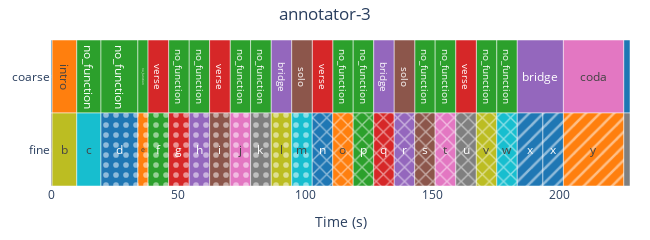
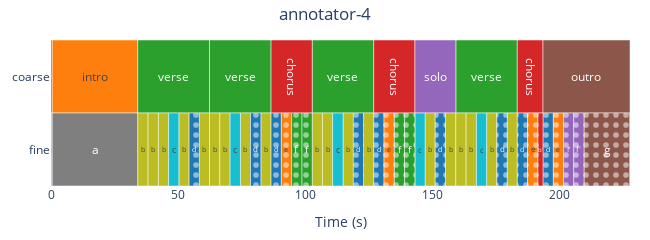

The notebook cell saved with these charts, in order:
### Code cell
for ref in track.refs.values():
    ref.plot().show()

### Figure 1 — Plotly figure (JSON) as saved in the notebook; plotly's stock layout.template omitted (floating-point values rounded to 4 significant figures)
{"data": [{"base": [0, 225.3], "customdata": ["<b>silence</b><br>Layer: coarse<br>Start: 0.000s<br>End: 0.447s<br>Duration: 0.447s", "<b>silence</b><br>Layer: coarse<br>Start: 225.313s<br>End: 227.803s<br>Duration: 2.491s"], "hovertemplate": "%{customdata}<extra></extra>", "insidetextanchor": "middle", "marker": {"color": "#1F77B4", "line": {"color": "white", "width": 0.5}, "pattern": {"fgcolor": "white", "fgopacity": 0.5, "shape": "", "solidity": 0.25}}, "name": "silence", "orientation": "h", "showlegend": true, "text": ["silence", "silence"], "textposition": "inside", "type": "bar", "width": 1, "x": [0.447, 2.491], "y": ["coarse", "coarse"]}, {"base": [0.447], "customdata": ["<b>intro</b><br>Layer: coarse<br>Start: 0.447s<br>End: 10.136s<br>Duration: 9.689s"], "hovertemplate": "%{customdata}<extra></extra>", "insidetextanchor": "middle", "marker": {"color": "#FF7F0E", "line": {"color": "white", "width": 0.5}, "pattern": {"fgcolor": "white", "fgopacity": 0.5, "shape": "", "solidity": 0.25}}, "name": "intro", "orientation": "h", "showlegend": true, "text": ["intro"], "textposition": "inside", "type": "bar", "width": 1, "x": [9.689], "y": ["coarse"]}, {"base": [10.14, 19.66, 34.18, 46.27, 54.38, 70.48, 78.53, 110.8, 118.9, 143.1, 151.2, 167.3, 175.4], "customdata": ["<b>no_function</b><br>Layer: coarse<br>Start: 10.136s<br>End: 19.661s<br>Duration: 9.525s", "<b>no_function</b><br>Layer: coarse<br>Start: 19.661s<br>End: 34.178s<br>Duration: 14.517s", "<b>no_function</b><br>Layer: coarse<br>Start: 34.178s<br>End: 38.187s<br>Duration: 4.009s", "<b>no_function</b><br>Layer: coarse<br>Start: 46.268s<br>End: 54.382s<br>Duration: 8.114s", "<b>no_function</b><br>Layer: coarse<br>Start: 54.382s<br>End: 62.406s<br>Duration: 8.024s", "<b>no_function</b><br>Layer: coarse<br>Start: 70.480s<br>End: 78.528s<br>Duration: 8.048s", "<b>no_function</b><br>Layer: coarse<br>Start: 78.528s<br>End: 86.662s<br>Duration: 8.134s", "<b>no_function</b><br>Layer: coarse<br>Start: 110.847s<br>End: 118.899s<br>Duration: 8.052s", "<b>no_function</b><br>Layer: coarse<br>Start: 118.899s<br>End: 126.972s<br>Duration: 8.072s", "<b>no_function</b><br>Layer: coarse<br>Start: 143.102s<br>End: 151.150s<br>Duration: 8.048s", "<b>no_function</b><br>Layer: coarse<br>Start: 151.150s<br>End: 159.270s<br>Duration: 8.120s", "<b>no_function</b><br>Layer: coarse<br>Start: 167.337s<br>End: 175.399s<br>Duration: 8.061s", "<b>no_function</b><br>Layer: coarse<br>Start: 175.399s<br>End: 183.454s<br>Duration: 8.056s"], "hovertemplate": "%{customdata}<extra></extra>", "insidetextanchor": "middle", "marker": {"color": "#2CA02C", "line": {"color": "white", "width": 0.5}, "pattern": {"fgcolor": "white", "fgopacity": 0.5, "shape": "", "solidity": 0.25}}, "name": "no_function", "orientation": "h", "showlegend": true, "text": ["no_function", "no_function", "no_function", "no_function", "no_function", "no_function", "no_function", "no_function", "no_function", "no_function", "no_function", "no_function", "no_function"], "textposition": "inside", "type": "bar", "width": 1, "x": [9.525, 14.52, 4.009, 8.114, 8.024, 8.048, 8.134, 8.052, 8.072, 8.048, 8.12, 8.061, 8.056], "y": ["coarse", "coarse", "coarse", "coarse", "coarse", "coarse", "coarse", "coarse", "coarse", "coarse", "coarse", "coarse", "coarse"]}, {"base": [38.19, 62.41, 102.8, 159.3], "customdata": ["<b>verse</b><br>Layer: coarse<br>Start: 38.187s<br>End: 46.268s<br>Duration: 8.081s", "<b>verse</b><br>Layer: coarse<br>Start: 62.406s<br>End: 70.480s<br>Duration: 8.073s", "<b>verse</b><br>Layer: coarse<br>Start: 102.774s<br>End: 110.847s<br>Duration: 8.073s", "<b>verse</b><br>Layer: coarse<br>Start: 159.270s<br>End: 167.337s<br>Duration: 8.067s"], "hovertemplate": "%{customdata}<extra></extra>", "insidetextanchor": "middle", "marker": {"color": "#D62728", "line": {"color": "white", "width": 0.5}, "pattern": {"fgcolor": "white", "fgopacity": 0.5, "shape": "", "solidity": 0.25}}, "name": "verse", "orientation": "h", "showlegend": true, "text": ["verse", "verse", "verse", "verse"], "textposition": "inside", "type": "bar", "width": 1, "x": [8.081, 8.073, 8.073, 8.067], "y": ["coarse", "coarse", "coarse", "coarse"]}, {"base": [86.66, 127.0, 183.5], "customdata": ["<b>bridge</b><br>Layer: coarse<br>Start: 86.662s<br>End: 94.711s<br>Duration: 8.049s", "<b>bridge</b><br>Layer: coarse<br>Start: 126.972s<br>End: 135.038s<br>Duration: 8.067s", "<b>bridge</b><br>Layer: coarse<br>Start: 183.454s<br>End: 201.598s<br>Duration: 18.144s"], "hovertemplate": "%{customdata}<extra></extra>", "insidetextanchor": "middle", "marker": {"color": "#9467BD", "line": {"color": "white", "width": 0.5}, "pattern": {"fgcolor": "white", "fgopacity": 0.5, "shape": "", "solidity": 0.25}}, "name": "bridge", "orientation": "h", "showlegend": true, "text": ["bridge", "bridge", "bridge"], "textposition": "inside", "type": "bar", "width": 1, "x": [8.049, 8.067, 18.14], "y": ["coarse", "coarse", "coarse"]}, {"base": [94.71, 135.0], "customdata": ["<b>solo</b><br>Layer: coarse<br>Start: 94.711s<br>End: 102.774s<br>Duration: 8.063s", "<b>solo</b><br>Layer: coarse<br>Start: 135.038s<br>End: 143.102s<br>Duration: 8.064s"], "hovertemplate": "%{customdata}<extra></extra>", "insidetextanchor": "middle", "marker": {"color": "#8C564B", "line": {"color": "white", "width": 0.5}, "pattern": {"fgcolor": "white", "fgopacity": 0.5, "shape": "", "solidity": 0.25}}, "name": "solo", "orientation": "h", "showlegend": true, "text": ["solo", "solo"], "textposition": "inside", "type": "bar", "width": 1, "x": [8.063, 8.064], "y": ["coarse", "coarse"]}, {"base": [201.6], "customdata": ["<b>coda</b><br>Layer: coarse<br>Start: 201.598s<br>End: 225.313s<br>Duration: 23.715s"], "hovertemplate": "%{customdata}<extra></extra>", "insidetextanchor": "middle", "marker": {"color": "#E377C2", "line": {"color": "white", "width": 0.5}, "pattern": {"fgcolor": "white", "fgopacity": 0.5, "shape": "", "solidity": 0.25}}, "name": "coda", "orientation": "h", "showlegend": true, "text": ["coda"], "textposition": "inside", "type": "bar", "width": 1, "x": [23.71], "y": ["coarse"]}, {"base": [0, 225.3], "customdata": ["<b>Silence</b><br>Layer: fine<br>Start: 0.000s<br>End: 0.447s<br>Duration: 0.447s", "<b>Silence</b><br>Layer: fine<br>Start: 225.313s<br>End: 227.803s<br>Duration: 2.491s"], "hovertemplate": "%{customdata}<extra></extra>", "insidetextanchor": "middle", "marker": {"color": "#7F7F7F", "line": {"color": "white", "width": 0.5}, "pattern": {"fgcolor": "white", "fgopacity": 0.5, "shape": "", "solidity": 0.25}}, "name": "Silence", "orientation": "h", "showlegend": true, "text": ["Silence", "Silence"], "textposition": "inside", "type": "bar", "width": 1, "x": [0.447, 2.491], "y": ["fine", "fine"]}, {"base": [0.447], "customdata": ["<b>b</b><br>Layer: fine<br>Start: 0.447s<br>End: 10.136s<br>Duration: 9.689s"], "hovertemplate": "%{customdata}<extra></extra>", "insidetextanchor": "middle", "marker": {"color": "#BCBD22", "line": {"color": "white", "width": 0.5}, "pattern": {"fgcolor": "white", "fgopacity": 0.5, "shape": "", "solidity": 0.25}}, "name": "b", "orientation": "h", "showlegend": true, "text": ["b"], "textposition": "inside", "type": "bar", "width": 1, "x": [9.689], "y": ["fine"]}, {"base": [10.14], "customdata": ["<b>c</b><br>Layer: fine<br>Start: 10.136s<br>End: 19.661s<br>Duration: 9.525s"], "hovertemplate": "%{customdata}<extra></extra>", "insidetextanchor": "middle", "marker": {"color": "#17BECF", "line": {"color": "white", "width": 0.5}, "pattern": {"fgcolor": "white", "fgopacity": 0.5, "shape": "", "solidity": 0.25}}, "name": "c", "orientation": "h", "showlegend": true, "text": ["c"], "textposition": "inside", "type": "bar", "width": 1, "x": [9.525], "y": ["fine"]}, {"base": [19.66], "customdata": ["<b>d</b><br>Layer: fine<br>Start: 19.661s<br>End: 34.178s<br>Duration: 14.517s"], "hovertemplate": "%{customdata}<extra></extra>", "insidetextanchor": "middle", "marker": {"color": "#1F77B4", "line": {"color": "white", "width": 0.5}, "pattern": {"fgcolor": "white", "fgopacity": 0.5, "shape": ".", "solidity": 0.25}}, "name": "d", "orientation": "h", "showlegend": true, "text": ["d"], "textposition": "inside", "type": "bar", "width": 1, "x": [14.52], "y": ["fine"]}, {"base": [34.18], "customdata": ["<b>e</b><br>Layer: fine<br>Start: 34.178s<br>End: 38.187s<br>Duration: 4.009s"], "hovertemplate": "%{customdata}<extra></extra>", "insidetextanchor": "middle", "marker": {"color": "#FF7F0E", "line": {"color": "white", "width": 0.5}, "pattern": {"fgcolor": "white", "fgopacity": 0.5, "shape": ".", "solidity": 0.25}}, "name": "e", "orientation": "h", "showlegend": true, "text": ["e"], "textposition": "inside", "type": "bar", "width": 1, "x": [4.009], "y": ["fine"]}, {"base": [38.19], "customdata": ["<b>f</b><br>Layer: fine<br>Start: 38.187s<br>End: 46.268s<br>Duration: 8.081s"], "hovertemplate": "%{customdata}<extra></extra>", "insidetextanchor": "middle", "marker": {"color": "#2CA02C", "line": {"color": "white", "width": 0.5}, "pattern": {"fgcolor": "white", "fgopacity": 0.5, "shape": ".", "solidity": 0.25}}, "name": "f", "orientation": "h", "showlegend": true, "text": ["f"], "textposition": "inside", "type": "bar", "width": 1, "x": [8.081], "y": ["fine"]}, {"base": [46.27], "customdata": ["<b>g</b><br>Layer: fine<br>Start: 46.268s<br>End: 54.382s<br>Duration: 8.114s"], "hovertemplate": "%{customdata}<extra></extra>", "insidetextanchor": "middle", "marker": {"color": "#D62728", "line": {"color": "white", "width": 0.5}, "pattern": {"fgcolor": "white", "fgopacity": 0.5, "shape": ".", "solidity": 0.25}}, "name": "g", "orientation": "h", "showlegend": true, "text": ["g"], "textposition": "inside", "type": "bar", "width": 1, "x": [8.114], "y": ["fine"]}, {"base": [54.38], "customdata": ["<b>h</b><br>Layer: fine<br>Start: 54.382s<br>End: 62.406s<br>Duration: 8.024s"], "hovertemplate": "%{customdata}<extra></extra>", "insidetextanchor": "middle", "marker": {"color": "#9467BD", "line": {"color": "white", "width": 0.5}, "pattern": {"fgcolor": "white", "fgopacity": 0.5, "shape": ".", "solidity": 0.25}}, "name": "h", "orientation": "h", "showlegend": true, "text": ["h"], "textposition": "inside", "type": "bar", "width": 1, "x": [8.024], "y": ["fine"]}, {"base": [62.41], "customdata": ["<b>i</b><br>Layer: fine<br>Start: 62.406s<br>End: 70.480s<br>Duration: 8.073s"], "hovertemplate": "%{customdata}<extra></extra>", "insidetextanchor": "middle", "marker": {"color": "#8C564B", "line": {"color": "white", "width": 0.5}, "pattern": {"fgcolor": "white", "fgopacity": 0.5, "shape": ".", "solidity": 0.25}}, "name": "i", "orientation": "h", "showlegend": true, "text": ["i"], "textposition": "inside", "type": "bar", "width": 1, "x": [8.073], "y": ["fine"]}, {"base": [70.48], "customdata": ["<b>j</b><br>Layer: fine<br>Start: 70.480s<br>End: 78.528s<br>Duration: 8.048s"], "hovertemplate": "%{customdata}<extra></extra>", "insidetextanchor": "middle", "marker": {"color": "#E377C2", "line": {"color": "white", "width": 0.5}, "pattern": {"fgcolor": "white", "fgopacity": 0.5, "shape": ".", "solidity": 0.25}}, "name": "j", "orientation": "h", "showlegend": true, "text": ["j"], "textposition": "inside", "type": "bar", "width": 1, "x": [8.048], "y": ["fine"]}, {"base": [78.53], "customdata": ["<b>k</b><br>Layer: fine<br>Start: 78.528s<br>End: 86.662s<br>Duration: 8.134s"], "hovertemplate": "%{customdata}<extra></extra>", "insidetextanchor": "middle", "marker": {"color": "#7F7F7F", "line": {"color": "white", "width": 0.5}, "pattern": {"fgcolor": "white", "fgopacity": 0.5, "shape": ".", "solidity": 0.25}}, "name": "k", "orientation": "h", "showlegend": true, "text": ["k"], "textposition": "inside", "type": "bar", "width": 1, "x": [8.134], "y": ["fine"]}, {"base": [86.66], "customdata": ["<b>l</b><br>Layer: fine<br>Start: 86.662s<br>End: 94.711s<br>Duration: 8.049s"], "hovertemplate": "%{customdata}<extra></extra>", "insidetextanchor": "middle", "marker": {"color": "#BCBD22", "line": {"color": "white", "width": 0.5}, "pattern": {"fgcolor": "white", "fgopacity": 0.5, "shape": ".", "solidity": 0.25}}, "name": "l", "orientation": "h", "showlegend": true, "text": ["l"], "textposition": "inside", "type": "bar", "width": 1, "x": [8.049], "y": ["fine"]}, {"base": [94.71], "customdata": ["<b>m</b><br>Layer: fine<br>Start: 94.711s<br>End: 102.774s<br>Duration: 8.063s"], "hovertemplate": "%{customdata}<extra></extra>", "insidetextanchor": "middle", "marker": {"color": "#17BECF", "line": {"color": "white", "width": 0.5}, "pattern": {"fgcolor": "white", "fgopacity": 0.5, "shape": ".", "solidity": 0.25}}, "name": "m", "orientation": "h", "showlegend": true, "text": ["m"], "textposition": "inside", "type": "bar", "width": 1, "x": [8.063], "y": ["fine"]}, {"base": [102.8], "customdata": ["<b>n</b><br>Layer: fine<br>Start: 102.774s<br>End: 110.847s<br>Duration: 8.073s"], "hovertemplate": "%{customdata}<extra></extra>", "insidetextanchor": "middle", "marker": {"color": "#1F77B4", "line": {"color": "white", "width": 0.5}, "pattern": {"fgcolor": "white", "fgopacity": 0.5, "shape": "x", "solidity": 0.25}}, "name": "n", "orientation": "h", "showlegend": true, "text": ["n"], "textposition": "inside", "type": "bar", "width": 1, "x": [8.073], "y": ["fine"]}, {"base": [110.8], "customdata": ["<b>o</b><br>Layer: fine<br>Start: 110.847s<br>End: 118.899s<br>Duration: 8.052s"], "hovertemplate": "%{customdata}<extra></extra>", "insidetextanchor": "middle", "marker": {"color": "#FF7F0E", "line": {"color": "white", "width": 0.5}, "pattern": {"fgcolor": "white", "fgopacity": 0.5, "shape": "x", "solidity": 0.25}}, "name": "o", "orientation": "h", "showlegend": true, "text": ["o"], "textposition": "inside", "type": "bar", "width": 1, "x": [8.052], "y": ["fine"]}, {"base": [118.9], "customdata": ["<b>p</b><br>Layer: fine<br>Start: 118.899s<br>End: 126.972s<br>Duration: 8.072s"], "hovertemplate": "%{customdata}<extra></extra>", "insidetextanchor": "middle", "marker": {"color": "#2CA02C", "line": {"color": "white", "width": 0.5}, "pattern": {"fgcolor": "white", "fgopacity": 0.5, "shape": "x", "solidity": 0.25}}, "name": "p", "orientation": "h", "showlegend": true, "text": ["p"], "textposition": "inside", "type": "bar", "width": 1, "x": [8.072], "y": ["fine"]}, {"base": [127.0], "customdata": ["<b>q</b><br>Layer: fine<br>Start: 126.972s<br>End: 135.038s<br>Duration: 8.067s"], "hovertemplate": "%{customdata}<extra></extra>", "insidetextanchor": "middle", "marker": {"color": "#D62728", "line": {"color": "white", "width": 0.5}, "pattern": {"fgcolor": "white", "fgopacity": 0.5, "shape": "x", "solidity": 0.25}}, "name": "q", "orientation": "h", "showlegend": true, "text": ["q"], "textposition": "inside", "type": "bar", "width": 1, "x": [8.067], "y": ["fine"]}, {"base": [135.0], "customdata": ["<b>r</b><br>Layer: fine<br>Start: 135.038s<br>End: 143.102s<br>Duration: 8.064s"], "hovertemplate": "%{customdata}<extra></extra>", "insidetextanchor": "middle", "marker": {"color": "#9467BD", "line": {"color": "white", "width": 0.5}, "pattern": {"fgcolor": "white", "fgopacity": 0.5, "shape": "x", "solidity": 0.25}}, "name": "r", "orientation": "h", "showlegend": true, "text": ["r"], "textposition": "inside", "type": "bar", "width": 1, "x": [8.064], "y": ["fine"]}, {"base": [143.1], "customdata": ["<b>s</b><br>Layer: fine<br>Start: 143.102s<br>End: 151.150s<br>Duration: 8.048s"], "hovertemplate": "%{customdata}<extra></extra>", "insidetextanchor": "middle", "marker": {"color": "#8C564B", "line": {"color": "white", "width": 0.5}, "pattern": {"fgcolor": "white", "fgopacity": 0.5, "shape": "x", "solidity": 0.25}}, "name": "s", "orientation": "h", "showlegend": true, "text": ["s"], "textposition": "inside", "type": "bar", "width": 1, "x": [8.048], "y": ["fine"]}, {"base": [151.2], "customdata": ["<b>t</b><br>Layer: fine<br>Start: 151.150s<br>End: 159.270s<br>Duration: 8.120s"], "hovertemplate": "%{customdata}<extra></extra>", "insidetextanchor": "middle", "marker": {"color": "#E377C2", "line": {"color": "white", "width": 0.5}, "pattern": {"fgcolor": "white", "fgopacity": 0.5, "shape": "x", "solidity": 0.25}}, "name": "t", "orientation": "h", "showlegend": true, "text": ["t"], "textposition": "inside", "type": "bar", "width": 1, "x": [8.12], "y": ["fine"]}, {"base": [159.3], "customdata": ["<b>u</b><br>Layer: fine<br>Start: 159.270s<br>End: 167.337s<br>Duration: 8.067s"], "hovertemplate": "%{customdata}<extra></extra>", "insidetextanchor": "middle", "marker": {"color": "#7F7F7F", "line": {"color": "white", "width": 0.5}, "pattern": {"fgcolor": "white", "fgopacity": 0.5, "shape": "x", "solidity": 0.25}}, "name": "u", "orientation": "h", "showlegend": true, "text": ["u"], "textposition": "inside", "type": "bar", "width": 1, "x": [8.067], "y": ["fine"]}, {"base": [167.3], "customdata": ["<b>v</b><br>Layer: fine<br>Start: 167.337s<br>End: 175.399s<br>Duration: 8.061s"], "hovertemplate": "%{customdata}<extra></extra>", "insidetextanchor": "middle", "marker": {"color": "#BCBD22", "line": {"color": "white", "width": 0.5}, "pattern": {"fgcolor": "white", "fgopacity": 0.5, "shape": "x", "solidity": 0.25}}, "name": "v", "orientation": "h", "showlegend": true, "text": ["v"], "textposition": "inside", "type": "bar", "width": 1, "x": [8.061], "y": ["fine"]}, {"base": [175.4], "customdata": ["<b>w</b><br>Layer: fine<br>Start: 175.399s<br>End: 183.454s<br>Duration: 8.056s"], "hovertemplate": "%{customdata}<extra></extra>", "insidetextanchor": "middle", "marker": {"color": "#17BECF", "line": {"color": "white", "width": 0.5}, "pattern": {"fgcolor": "white", "fgopacity": 0.5, "shape": "x", "solidity": 0.25}}, "name": "w", "orientation": "h", "showlegend": true, "text": ["w"], "textposition": "inside", "type": "bar", "width": 1, "x": [8.056], "y": ["fine"]}, {"base": [183.5, 193.5], "customdata": ["<b>x</b><br>Layer: fine<br>Start: 183.454s<br>End: 193.536s<br>Duration: 10.082s", "<b>x</b><br>Layer: fine<br>Start: 193.536s<br>End: 201.598s<br>Duration: 8.062s"], "hovertemplate": "%{customdata}<extra></extra>", "insidetextanchor": "middle", "marker": {"color": "#1F77B4", "line": {"color": "white", "width": 0.5}, "pattern": {"fgcolor": "white", "fgopacity": 0.5, "shape": "/", "solidity": 0.25}}, "name": "x", "orientation": "h", "showlegend": true, "text": ["x", "x"], "textposition": "inside", "type": "bar", "width": 1, "x": [10.08, 8.062], "y": ["fine", "fine"]}, {"base": [201.6], "customdata": ["<b>y</b><br>Layer: fine<br>Start: 201.598s<br>End: 225.313s<br>Duration: 23.715s"], "hovertemplate": "%{customdata}<extra></extra>", "insidetextanchor": "middle", "marker": {"color": "#FF7F0E", "line": {"color": "white", "width": 0.5}, "pattern": {"fgcolor": "white", "fgopacity": 0.5, "shape": "/", "solidity": 0.25}}, "name": "y", "orientation": "h", "showlegend": true, "text": ["y"], "textposition": "inside", "type": "bar", "width": 1, "x": [23.71], "y": ["fine"]}], "layout": {"barmode": "overlay", "height": 120, "margin": {"b": 20, "l": 20, "r": 20, "t": 40}, "showlegend": false, "title": {"text": "annotator-3", "x": 0.5}, "width": 650, "xaxis": {"range": [0, 227.8], "title": {"text": "Time (s)"}}, "yaxis": {"categoryarray": ["fine", "coarse"], "categoryorder": "array", "title": {}}}}

### Figure 2 — Plotly figure (JSON) as saved in the notebook; plotly's stock layout.template omitted (floating-point values rounded to 4 significant figures)
{"data": [{"base": [0], "customdata": ["<b>silence</b><br>Layer: coarse<br>Start: 0.000s<br>End: 0.488s<br>Duration: 0.488s"], "hovertemplate": "%{customdata}<extra></extra>", "insidetextanchor": "middle", "marker": {"color": "#1F77B4", "line": {"color": "white", "width": 0.5}, "pattern": {"fgcolor": "white", "fgopacity": 0.5, "shape": "", "solidity": 0.25}}, "name": "silence", "orientation": "h", "showlegend": true, "text": ["silence"], "textposition": "inside", "type": "bar", "width": 1, "x": [0.4876], "y": ["coarse"]}, {"base": [0.4876], "customdata": ["<b>intro</b><br>Layer: coarse<br>Start: 0.488s<br>End: 34.145s<br>Duration: 33.658s"], "hovertemplate": "%{customdata}<extra></extra>", "insidetextanchor": "middle", "marker": {"color": "#FF7F0E", "line": {"color": "white", "width": 0.5}, "pattern": {"fgcolor": "white", "fgopacity": 0.5, "shape": "", "solidity": 0.25}}, "name": "intro", "orientation": "h", "showlegend": true, "text": ["intro"], "textposition": "inside", "type": "bar", "width": 1, "x": [33.66], "y": ["coarse"]}, {"base": [34.15, 62.37, 102.8, 159.3], "customdata": ["<b>verse</b><br>Layer: coarse<br>Start: 34.145s<br>End: 62.367s<br>Duration: 28.222s", "<b>verse</b><br>Layer: coarse<br>Start: 62.367s<br>End: 86.586s<br>Duration: 24.219s", "<b>verse</b><br>Layer: coarse<br>Start: 102.772s<br>End: 126.972s<br>Duration: 24.200s", "<b>verse</b><br>Layer: coarse<br>Start: 159.275s<br>End: 183.465s<br>Duration: 24.191s"], "hovertemplate": "%{customdata}<extra></extra>", "insidetextanchor": "middle", "marker": {"color": "#2CA02C", "line": {"color": "white", "width": 0.5}, "pattern": {"fgcolor": "white", "fgopacity": 0.5, "shape": "", "solidity": 0.25}}, "name": "verse", "orientation": "h", "showlegend": true, "text": ["verse", "verse", "verse", "verse"], "textposition": "inside", "type": "bar", "width": 1, "x": [28.22, 24.22, 24.2, 24.19], "y": ["coarse", "coarse", "coarse", "coarse"]}, {"base": [86.59, 127.0, 183.5], "customdata": ["<b>chorus</b><br>Layer: coarse<br>Start: 86.586s<br>End: 102.772s<br>Duration: 16.186s", "<b>chorus</b><br>Layer: coarse<br>Start: 126.972s<br>End: 143.189s<br>Duration: 16.217s", "<b>chorus</b><br>Layer: coarse<br>Start: 183.465s<br>End: 193.567s<br>Duration: 10.102s"], "hovertemplate": "%{customdata}<extra></extra>", "insidetextanchor": "middle", "marker": {"color": "#D62728", "line": {"color": "white", "width": 0.5}, "pattern": {"fgcolor": "white", "fgopacity": 0.5, "shape": "", "solidity": 0.25}}, "name": "chorus", "orientation": "h", "showlegend": true, "text": ["chorus", "chorus", "chorus"], "textposition": "inside", "type": "bar", "width": 1, "x": [16.19, 16.22, 10.1], "y": ["coarse", "coarse", "coarse"]}, {"base": [143.2], "customdata": ["<b>solo</b><br>Layer: coarse<br>Start: 143.189s<br>End: 159.275s<br>Duration: 16.086s"], "hovertemplate": "%{customdata}<extra></extra>", "insidetextanchor": "middle", "marker": {"color": "#9467BD", "line": {"color": "white", "width": 0.5}, "pattern": {"fgcolor": "white", "fgopacity": 0.5, "shape": "", "solidity": 0.25}}, "name": "solo", "orientation": "h", "showlegend": true, "text": ["solo"], "textposition": "inside", "type": "bar", "width": 1, "x": [16.09], "y": ["coarse"]}, {"base": [193.6], "customdata": ["<b>outro</b><br>Layer: coarse<br>Start: 193.567s<br>End: 227.803s<br>Duration: 34.236s"], "hovertemplate": "%{customdata}<extra></extra>", "insidetextanchor": "middle", "marker": {"color": "#8C564B", "line": {"color": "white", "width": 0.5}, "pattern": {"fgcolor": "white", "fgopacity": 0.5, "shape": "", "solidity": 0.25}}, "name": "outro", "orientation": "h", "showlegend": true, "text": ["outro"], "textposition": "inside", "type": "bar", "width": 1, "x": [34.24], "y": ["coarse"]}, {"base": [0], "customdata": ["<b>Silence</b><br>Layer: fine<br>Start: 0.000s<br>End: 0.488s<br>Duration: 0.488s"], "hovertemplate": "%{customdata}<extra></extra>", "insidetextanchor": "middle", "marker": {"color": "#E377C2", "line": {"color": "white", "width": 0.5}, "pattern": {"fgcolor": "white", "fgopacity": 0.5, "shape": "", "solidity": 0.25}}, "name": "Silence", "orientation": "h", "showlegend": true, "text": ["Silence"], "textposition": "inside", "type": "bar", "width": 1, "x": [0.4876], "y": ["fine"]}, {"base": [0.4876], "customdata": ["<b>a</b><br>Layer: fine<br>Start: 0.488s<br>End: 34.145s<br>Duration: 33.658s"], "hovertemplate": "%{customdata}<extra></extra>", "insidetextanchor": "middle", "marker": {"color": "#7F7F7F", "line": {"color": "white", "width": 0.5}, "pattern": {"fgcolor": "white", "fgopacity": 0.5, "shape": "", "solidity": 0.25}}, "name": "a", "orientation": "h", "showlegend": true, "text": ["a"], "textposition": "inside", "type": "bar", "width": 1, "x": [33.66], "y": ["fine"]}, {"base": [34.15, 38.19, 42.26, 50.31, 58.33, 62.37, 66.41, 74.53, 82.57, 102.8, 106.8, 114.9, 123.0, 147.2, 155.2, 159.3, 163.3, 171.4, 179.5], "customdata": ["<b>b</b><br>Layer: fine<br>Start: 34.145s<br>End: 38.190s<br>Duration: 4.044s", "<b>b</b><br>Layer: fine<br>Start: 38.190s<br>End: 42.261s<br>Duration: 4.071s", "<b>b</b><br>Layer: fine<br>Start: 42.261s<br>End: 46.274s<br>Duration: 4.013s", "<b>b</b><br>Layer: fine<br>Start: 50.306s<br>End: 54.336s<br>Duration: 4.030s", "<b>b</b><br>Layer: fine<br>Start: 58.334s<br>End: 62.367s<br>Duration: 4.033s", "<b>b</b><br>Layer: fine<br>Start: 62.367s<br>End: 66.413s<br>Duration: 4.045s", "<b>b</b><br>Layer: fine<br>Start: 66.413s<br>End: 70.471s<br>Duration: 4.058s", "<b>b</b><br>Layer: fine<br>Start: 74.526s<br>End: 78.483s<br>Duration: 3.957s", "<b>b</b><br>Layer: fine<br>Start: 82.574s<br>End: 86.586s<br>Duration: 4.013s", "<b>b</b><br>Layer: fine<br>Start: 102.772s<br>End: 106.794s<br>Duration: 4.022s", "<b>b</b><br>Layer: fine<br>Start: 106.794s<br>End: 110.814s<br>Duration: 4.020s", "<b>b</b><br>Layer: fine<br>Start: 114.895s<br>End: 118.960s<br>Duration: 4.065s", "<b>b</b><br>Layer: fine<br>Start: 122.985s<br>End: 126.972s<br>Duration: 3.987s", "<b>b</b><br>Layer: fine<br>Start: 147.178s<br>End: 151.154s<br>Duration: 3.976s", "<b>b</b><br>Layer: fine<br>Start: 155.197s<br>End: 159.275s<br>Duration: 4.078s", "<b>b</b><br>Layer: fine<br>Start: 159.275s<br>End: 163.310s<br>Duration: 4.035s", "<b>b</b><br>Layer: fine<br>Start: 163.310s<br>End: 167.386s<br>Duration: 4.077s", "<b>b</b><br>Layer: fine<br>Start: 171.386s<br>End: 175.399s<br>Duration: 4.013s", "<b>b</b><br>Layer: fine<br>Start: 179.510s<br>End: 183.465s<br>Duration: 3.955s"], "hovertemplate": "%{customdata}<extra></extra>", "insidetextanchor": "middle", "marker": {"color": "#BCBD22", "line": {"color": "white", "width": 0.5}, "pattern": {"fgcolor": "white", "fgopacity": 0.5, "shape": "", "solidity": 0.25}}, "name": "b", "orientation": "h", "showlegend": true, "text": ["b", "b", "b", "b", "b", "b", "b", "b", "b", "b", "b", "b", "b", "b", "b", "b", "b", "b", "b"], "textposition": "inside", "type": "bar", "width": 1, "x": [4.044, 4.071, 4.013, 4.03, 4.033, 4.045, 4.058, 3.957, 4.013, 4.022, 4.02, 4.065, 3.987, 3.976, 4.078, 4.035, 4.077, 4.013, 3.955], "y": ["fine", "fine", "fine", "fine", "fine", "fine", "fine", "fine", "fine", "fine", "fine", "fine", "fine", "fine", "fine", "fine", "fine", "fine", "fine"]}, {"base": [46.27, 70.47, 110.8, 143.2, 167.4], "customdata": ["<b>c</b><br>Layer: fine<br>Start: 46.274s<br>End: 50.306s<br>Duration: 4.032s", "<b>c</b><br>Layer: fine<br>Start: 70.471s<br>End: 74.526s<br>Duration: 4.055s", "<b>c</b><br>Layer: fine<br>Start: 110.814s<br>End: 114.895s<br>Duration: 4.080s", "<b>c</b><br>Layer: fine<br>Start: 143.189s<br>End: 147.178s<br>Duration: 3.989s", "<b>c</b><br>Layer: fine<br>Start: 167.386s<br>End: 171.386s<br>Duration: 4.000s"], "hovertemplate": "%{customdata}<extra></extra>", "insidetextanchor": "middle", "marker": {"color": "#17BECF", "line": {"color": "white", "width": 0.5}, "pattern": {"fgcolor": "white", "fgopacity": 0.5, "shape": "", "solidity": 0.25}}, "name": "c", "orientation": "h", "showlegend": true, "text": ["c", "c", "c", "c", "c"], "textposition": "inside", "type": "bar", "width": 1, "x": [4.032, 4.055, 4.08, 3.989, 4.0], "y": ["fine", "fine", "fine", "fine", "fine"]}, {"base": [54.34, 78.48, 86.59, 119.0, 127.0, 151.2, 175.4, 183.5, 193.6], "customdata": ["<b>d</b><br>Layer: fine<br>Start: 54.336s<br>End: 58.334s<br>Duration: 3.998s", "<b>d</b><br>Layer: fine<br>Start: 78.483s<br>End: 82.574s<br>Duration: 4.091s", "<b>d</b><br>Layer: fine<br>Start: 86.586s<br>End: 90.631s<br>Duration: 4.045s", "<b>d</b><br>Layer: fine<br>Start: 118.960s<br>End: 122.985s<br>Duration: 4.025s", "<b>d</b><br>Layer: fine<br>Start: 126.972s<br>End: 131.035s<br>Duration: 4.063s", "<b>d</b><br>Layer: fine<br>Start: 151.154s<br>End: 155.197s<br>Duration: 4.043s", "<b>d</b><br>Layer: fine<br>Start: 175.399s<br>End: 179.510s<br>Duration: 4.111s", "<b>d</b><br>Layer: fine<br>Start: 183.465s<br>End: 187.492s<br>Duration: 4.026s", "<b>d</b><br>Layer: fine<br>Start: 193.567s<br>End: 197.645s<br>Duration: 4.078s"], "hovertemplate": "%{customdata}<extra></extra>", "insidetextanchor": "middle", "marker": {"color": "#1F77B4", "line": {"color": "white", "width": 0.5}, "pattern": {"fgcolor": "white", "fgopacity": 0.5, "shape": ".", "solidity": 0.25}}, "name": "d", "orientation": "h", "showlegend": true, "text": ["d", "d", "d", "d", "d", "d", "d", "d", "d"], "textposition": "inside", "type": "bar", "width": 1, "x": [3.998, 4.091, 4.045, 4.025, 4.063, 4.043, 4.111, 4.026, 4.078], "y": ["fine", "fine", "fine", "fine", "fine", "fine", "fine", "fine", "fine"]}, {"base": [90.63, 131.0, 187.5, 197.6], "customdata": ["<b>e</b><br>Layer: fine<br>Start: 90.631s<br>End: 94.651s<br>Duration: 4.020s", "<b>e</b><br>Layer: fine<br>Start: 131.035s<br>End: 135.091s<br>Duration: 4.056s", "<b>e</b><br>Layer: fine<br>Start: 187.492s<br>End: 191.585s<br>Duration: 4.094s", "<b>e</b><br>Layer: fine<br>Start: 197.645s<br>End: 201.680s<br>Duration: 4.035s"], "hovertemplate": "%{customdata}<extra></extra>", "insidetextanchor": "middle", "marker": {"color": "#FF7F0E", "line": {"color": "white", "width": 0.5}, "pattern": {"fgcolor": "white", "fgopacity": 0.5, "shape": ".", "solidity": 0.25}}, "name": "e", "orientation": "h", "showlegend": true, "text": ["e", "e", "e", "e"], "textposition": "inside", "type": "bar", "width": 1, "x": [4.02, 4.056, 4.094, 4.035], "y": ["fine", "fine", "fine", "fine"]}, {"base": [94.65, 98.75, 135.1, 139.1], "customdata": ["<b>f</b><br>Layer: fine<br>Start: 94.651s<br>End: 98.749s<br>Duration: 4.098s", "<b>f</b><br>Layer: fine<br>Start: 98.749s<br>End: 102.772s<br>Duration: 4.023s", "<b>f</b><br>Layer: fine<br>Start: 135.091s<br>End: 139.128s<br>Duration: 4.037s", "<b>f</b><br>Layer: fine<br>Start: 139.128s<br>End: 143.189s<br>Duration: 4.061s"], "hovertemplate": "%{customdata}<extra></extra>", "insidetextanchor": "middle", "marker": {"color": "#2CA02C", "line": {"color": "white", "width": 0.5}, "pattern": {"fgcolor": "white", "fgopacity": 0.5, "shape": ".", "solidity": 0.25}}, "name": "f", "orientation": "h", "showlegend": true, "text": ["f", "f", "f", "f"], "textposition": "inside", "type": "bar", "width": 1, "x": [4.098, 4.023, 4.037, 4.061], "y": ["fine", "fine", "fine", "fine"]}, {"base": [191.6], "customdata": ["<b>b'</b><br>Layer: fine<br>Start: 191.585s<br>End: 193.567s<br>Duration: 1.982s"], "hovertemplate": "%{customdata}<extra></extra>", "insidetextanchor": "middle", "marker": {"color": "#D62728", "line": {"color": "white", "width": 0.5}, "pattern": {"fgcolor": "white", "fgopacity": 0.5, "shape": ".", "solidity": 0.25}}, "name": "b'", "orientation": "h", "showlegend": true, "text": ["b'"], "textposition": "inside", "type": "bar", "width": 1, "x": [1.982], "y": ["fine"]}, {"base": [201.7, 205.7], "customdata": ["<b>f'</b><br>Layer: fine<br>Start: 201.680s<br>End: 205.674s<br>Duration: 3.994s", "<b>f'</b><br>Layer: fine<br>Start: 205.674s<br>End: 209.787s<br>Duration: 4.113s"], "hovertemplate": "%{customdata}<extra></extra>", "insidetextanchor": "middle", "marker": {"color": "#9467BD", "line": {"color": "white", "width": 0.5}, "pattern": {"fgcolor": "white", "fgopacity": 0.5, "shape": ".", "solidity": 0.25}}, "name": "f'", "orientation": "h", "showlegend": true, "text": ["f'", "f'"], "textposition": "inside", "type": "bar", "width": 1, "x": [3.994, 4.113], "y": ["fine", "fine"]}, {"base": [209.8], "customdata": ["<b>g</b><br>Layer: fine<br>Start: 209.787s<br>End: 227.796s<br>Duration: 18.009s"], "hovertemplate": "%{customdata}<extra></extra>", "insidetextanchor": "middle", "marker": {"color": "#8C564B", "line": {"color": "white", "width": 0.5}, "pattern": {"fgcolor": "white", "fgopacity": 0.5, "shape": ".", "solidity": 0.25}}, "name": "g", "orientation": "h", "showlegend": true, "text": ["g"], "textposition": "inside", "type": "bar", "width": 1, "x": [18.01], "y": ["fine"]}, {"base": [227.8], "customdata": ["<b>z'''</b><br>Layer: fine<br>Start: 227.796s<br>End: 227.803s<br>Duration: 0.007s"], "hovertemplate": "%{customdata}<extra></extra>", "insidetextanchor": "middle", "marker": {"color": "#E377C2", "line": {"color": "white", "width": 0.5}, "pattern": {"fgcolor": "white", "fgopacity": 0.5, "shape": ".", "solidity": 0.25}}, "name": "z'''", "orientation": "h", "showlegend": true, "text": ["z'''"], "textposition": "inside", "type": "bar", "width": 1, "x": [0.00743], "y": ["fine"]}], "layout": {"barmode": "overlay", "height": 120, "margin": {"b": 20, "l": 20, "r": 20, "t": 40}, "showlegend": false, "title": {"text": "annotator-4", "x": 0.5}, "width": 650, "xaxis": {"range": [0, 227.8], "title": {"text": "Time (s)"}}, "yaxis": {"categoryarray": ["fine", "coarse"], "categoryorder": "array", "title": {}}}}
